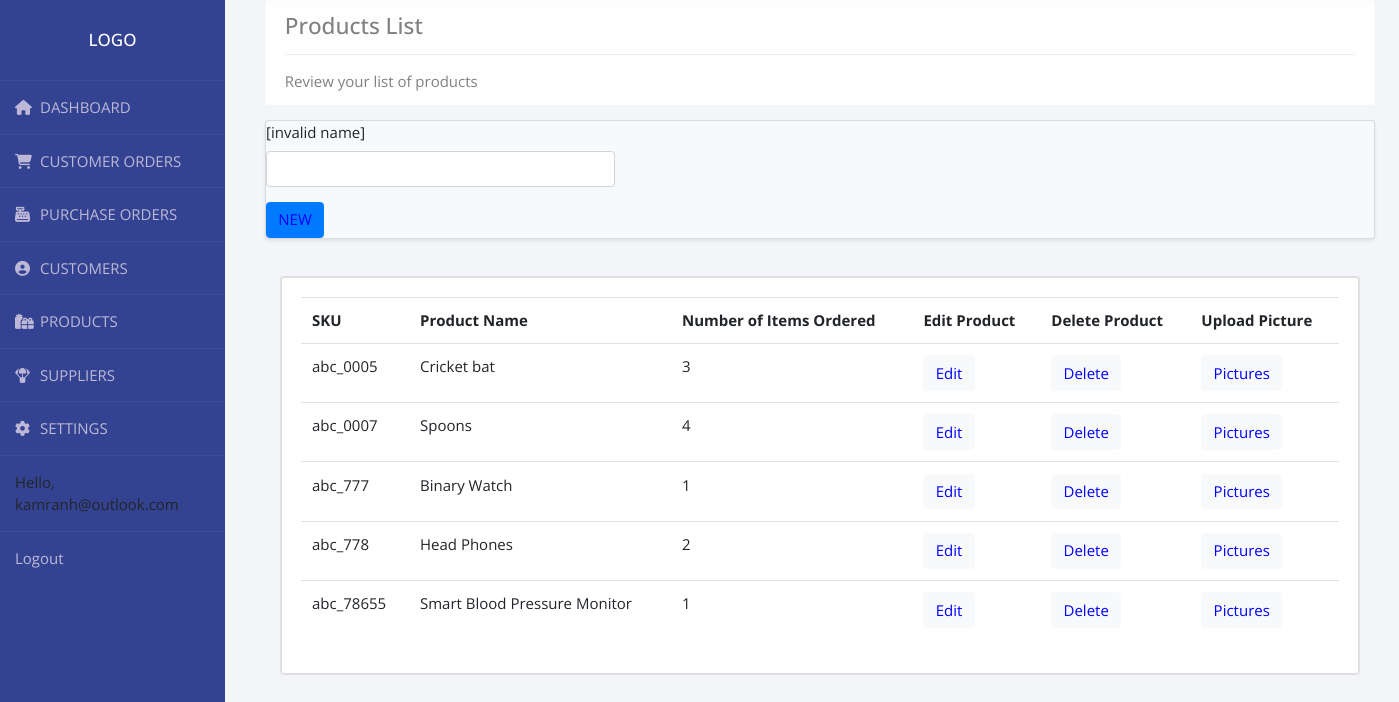
Page /product_list/ (signed in) on the committed database.
### accounts/models.py (models this page shows, shortened)
class User(AbstractBaseUser):
    email = models.EmailField(max_length=255,unique=True)
    active = models.BooleanField(default=True)
    staff = models.BooleanField(default=False)
    admin = models.BooleanField(default=False)
    USERNAME_FIELD = 'email'
    REQUIRED_FIELDS = []
    objects = UserManager()
    def __str__(self):
        return self.email
    @property
    def is_active(self):
        return self.active

class Product(models.Model):
    CATEGORY = (
    			('Sports', 'Sports'),
    			('Fashion', 'Fashion'),
    			('Toys', 'Toys'),
    			('Electronics', 'Electronics'),
    			('Kitchen', 'Kitchen'),
    			('Jewellery', 'Jewellery'),
    			)
    name = models.CharField(max_length=200, null=True)
    category = models.CharField(max_length=200, null=True, choices=CATEGORY)
    description = models.CharField(max_length=200, null=True, blank=True)
    r_price = models.FloatField(null=True)
    d_price =  models.FloatField(null=True, blank=True,default='')
    start_date = models.DateTimeField(null=True, blank=True,default='')
    end_date = models.DateField(null=True, blank=True,default='')
    tags = models.ManyToManyField(Tag)
    stock = models.CharField(max_length=200, null=True)
    min_stock = models.CharField(max_length=200, null=True)
    is_active = models.BooleanField(default=False)
    product_sku = models.CharField(max_length=200, null=True)

### accounts/views.py (the view)
# urls.py: path('product_list/', views.product_list, name="product_list"),
@login_required(login_url='login')
def product_list(request):
    product_list = Product.objects.annotate(
        norders=Count('order')).order_by('product_sku')
    myFilter2 = ProductListFilter(request.GET, queryset=product_list)
    product_list = myFilter2.qs
    context = {'product_list': product_list, 'myFilter2': myFilter2}
    return render(request, 'accounts/product_list.html', context)

### accounts/templates/accounts/product_list.html (shortened to what this page needs)
{%  extends 'accounts/main.html' %}
{% load crispy_forms_tags %}
{% block content %}
<br>
<div class="container float-sm-left" style="margin-top: -3rem;margin-right:auto">
	<div class=" alert alert-light " role="alert">
		<h4 class="alert-heading">Products List</h4>
		<hr>
		<p class="mb-0">Review your list of products</p>
	</div>
</div>
<div class="container float-sm-left">
	<div class="card bg-light mb-3 shadow-sm" style="width:74rem;">
		<form method="GET">
			<div class="row">
				<div class="col-4">
					{{myFilter2.form | crispy}}
		</form>
		<a class="btn btn-primary sticky-top" name='new_product' href="{% url 'new_product_profile' %}"
			role="button">NEW</a>
	</div>
</div>
</div>
<br>
<div class="container float-lg-left">
	<div class="card shadow-sm-left">
		<div class="card card-body">
			<table class="table">
				<tr>
					<th>SKU</th>
					<th>Product Name</th>
					<th>Number of Items Ordered</th>
					<th>Edit Product</th>
					<th>Delete Product</th>
					<th>Upload Picture</th>
				</tr>
				{% for i in product_list %}
				<tr>
					<td>{{i.product_sku}}</td>
					<td>{{i.name}} </td>
					<td>{{i.norders}}</td>
					<td><a class="btn btn-light" name="edit_product"
							href="{% url 'edit_product_profile' i.id %}">Edit</a>
					</td>
					<td><a class="btn btn-light" href="{% url 'delete_product_profile' i.id %}">Delete</a>
					</td>
					<td><a class="btn btn-light" href="{% url 'product_picture' i.id %}">Pictures</a>
					</td>
				</tr>
				{% endfor %}
			</table>
		</div>
	</div>
</div>
</div>
{% endblock content %}

### accounts/templates/accounts/navbar.html (shortened to what this page needs)
{% load static %}
  <nav class="nav flex-column float-left">
    <div class="wrapper">
      <div class="sidebar">
        <h2>Logo</h2>
        <ul>
          <li>
            <a href="{% url 'home' %}"><i class="fas fa-home"></i>DASHBOARD</a>
          </li>
          <li>
            <a href="{% url 'customer_order_list' %}"><i class="fas fa-shopping-cart"></i>CUSTOMER ORDERS</a>
          </li>
          <li>
            <a href=""><i class="fas fa-cash-register"></i>PURCHASE ORDERS</a>
          </li>
          <li>
            <a href="{% url 'customer_list' %}"><i class="fas fa-user-circle"></i>CUSTOMERS</a>
          </li>
          <li>
            <a href="{% url 'product_list' %}"><i class="fas fa-gifts"></i>PRODUCTS</a>
          </li>
          <li>
            <a href=""><i class="fas fa-parachute-box"></i>SUPPLIERS</a>
          </li>
          <li>
            <a href=""><i class="fas fa-cog"></i>SETTINGS</a>
          </li>
          <li>
            <span class="hello-msg">Hello, {{request.user}}</span>
          </li>
          <li>
            <span><a class="hello-msg" href="{% url 'logout' %}">Logout</a></span>
          </li>
        </ul>
      </div>
    </div>
  </nav>

### static/css/main.css (style rules this page uses)
body { background-color: #94d8f7; width: 100%; margin:auto; height:auto; display:block; }

### accounts/templates/accounts/navbar.html (style rules this page uses)
* { margin:0; padding:0; box-sizing: border-box; list-style: none; text-decoration: none; font-family: 'Open Sans', sans-serif; font-size: 15px; }
h2 { font-size: 17px; }
body { background: #f3f5f9; }
.wrapper { display:flex; position: relative; }
.wrapper .sidebar { position: fixed; width: 225px; height: 100%; background: #334391; padding: 30px 0; }
.wrapper .sidebar h2 { color: #fff; text-transform: uppercase; text-align: center; margin-bottom: 30px; }
.wrapper .sidebar ul li { padding: 15px; border-bottom: 1px solid rgba(0,0,0,0,0.05); border-top: 1px solid rgba(225,225,225,0.05); }
.wrapper .sidebar ul li a { color: #bdb8d7; display: block; }
.wrapper .sidebar ul li a .fas { width: 25px; }

### accounts/templates/accounts/product_list.html (style rules this page uses)
.btn { color: blue; }

### rows in the picture
User: user "kamranh@outlook.com"
Product: product_sku "abc_0005", name "Cricket bat", norders "3"
Product: product_sku "abc_0007", name "Spoons", norders "4"
Product: product_sku "abc_777", name "Binary Watch", norders "1"
Product: product_sku "abc_778", name "Head Phones", norders "2"
Product: product_sku "abc_78655", name "Smart Blood Pressure Monitor", norders "1"
